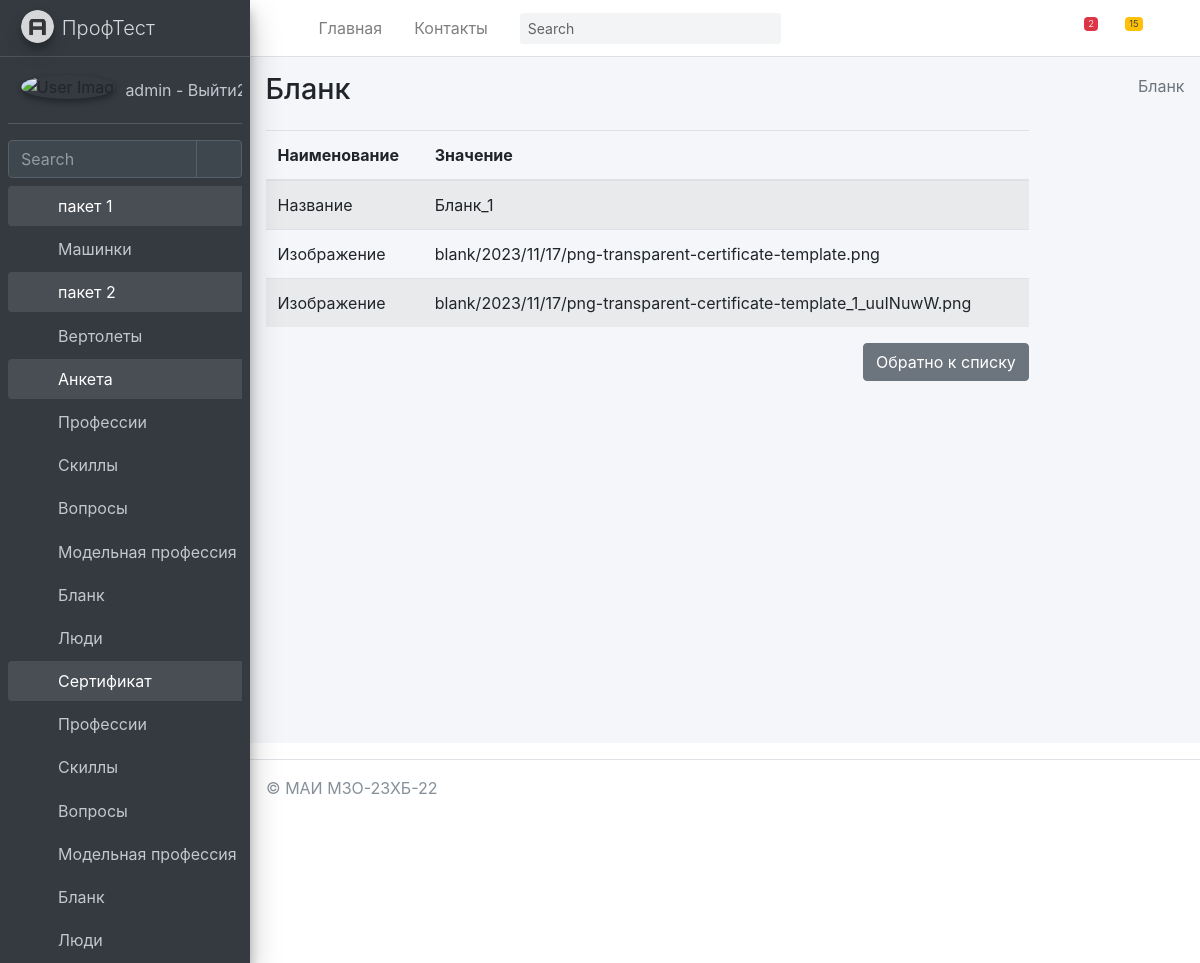
The app's page /anketa/blank/detail/13/ (signed in) with its own data.
### mysite/anketa/models.py (models this page shows, shortened)
class Blank(models.Model):
    title = models.TextField(max_length=50, verbose_name="Название")
    image_full = models.ImageField(upload_to='blank/%Y/%m/%d', blank=True, verbose_name="Изображение")
    image_one = models.ImageField(upload_to='blank/%Y/%m/%d', blank=True, verbose_name="Изображение")
    class Meta:
        ordering = ["-title"]
        verbose_name = "Бланк"
        verbose_name_plural = "Бланки"
    def get_fields(self):
        return [(field.name, field.value_to_string(self))
                for field in Blank._meta.fields]

### mysite/anketa/views.py (the view)
# urls.py: path('blank/detail/<int:pk>/', BlankDetail.as_view(), name='BlankDetail'),
@method_decorator(login_required(login_url='/login/'), name='dispatch')
class BlankDetail(DetailView):
	model = Blank
	context_object_name = 'blank_one'
	success_url = '/anketa/blank/'
	def get_context_data(self, *, object_list=None, **kwargs):
		context = super(BlankDetail,self).get_context_data(**kwargs)
		context['sometry'] = self.model._meta.verbose_name
		context['slovar'] = {'title'}
		context['secslovar'] = {'image_full','image_one'}
		context['hidenslovar'] = {'id'}
		context['dopslovar'] = {'updated_at','erem','edesc','created_at'}
		context['model'] = self.model
		return context

### mysite/anketa/templatetags/anketa_tags.py (called while the page is built)
@register.filter(name='nonefortext')
def nonefortext(fieldvalue):
    return fieldvalue if fieldvalue and fieldvalue != "NULL" and fieldvalue != "None" and fieldvalue != ""  else "Не указано"

@register.simple_tag
def field_name(value, field):
    if hasattr(value, 'model'):
        value = value.model
    return value._meta.get_field(field).verbose_name

@register.simple_tag
def my_comeback():
    return "Обратно к списку"

### mysite/anketa/templates/anketa/blank_detail.html
{% extends 'anketa/base.html' %}
{% load anketa_tags %}
{% block content %}
    <div class="content-wrapper">
    {% block sidebar %}
        {% include 'anketa/includes/_breadcrumb.html' %}
    {% endblock %}
        <section class="content">
            <div class="col-md-10">
                <table class="table table-striped">
                    <thead>
                    <tr>
                        <th scope="col">Наименование</th>
                        <th scope="col">Значение</th>
                    </tr>
                    </thead>
                    <tbody>
                    {% for name, value in blank_one.get_fields %}
                        {% if name in slovar %}
                            <tr>
                                <td>
                                    {% field_name blank_one name %}
                                </td>
                                <td>
                                    {{ value |  nonefortext }}
                                </td>
                            </tr>
                        {% endif %}
                     {% if name in secslovar %}
                            <tr>
                                <td>
                                    {% field_name blank_one name %}
                                </td>
                                <td>
                                    {{ value |  nonefortext }}
                                </td>
                            </tr>
                        {% endif %}
                    {% endfor %}
                    </tbody>
                </table>
            <a href="{% url 'anketa:blank' %}" class="btn btn-secondary float-right">
                {% my_comeback %}</a>
            </div>
        </section>
    </div>
{% endblock content %}

### mysite/templates/includes/full_sidebar.html
<aside class="main-sidebar sidebar-dark-primary elevation-4">
    <a href="/" class="brand-link">
        <img src="{{ ASSETS_ROOT }}/img/AdminLTELogo.png" alt="AdminLTE Logo" class="brand-image img-circle elevation-3"
             style="opacity: .8">
        <span class="brand-text font-weight-light">ПрофТест</span>
    </a>
    <div class="sidebar">
        <div class="user-panel mt-3 pb-3 mb-3 d-flex">
            <div class="image">
                <img src="{{ ASSETS_ROOT }}/img/user2-160x160.jpg" class="img-circle elevation-2" alt="User Image">
            </div>
            <div class="info">
                <a href="{% url 'logout' %}" class="d-block">
                    {{ request.user.username }} - Выйти2
                </a>
            </div>
        </div>
        <div class="form-inline">
            <div class="input-group" data-widget="sidebar-search">
                <input class="form-control form-control-sidebar" type="search" placeholder="Search" aria-label="Search">
                <div class="input-group-append">
                    <button class="btn btn-sidebar">
                        <i class="fas fa-search fa-fw"></i>
                    </button>
                </div>
            </div>
        </div>
        <nav class="mt-2">
            <ul class="nav nav-pills nav-sidebar flex-column" data-widget="treeview" role="menu" data-accordion="false">
                {% for item1 in SIDEBAR %}
                    <li class="nav-item {% if 'children' in item1 %} has-treeview menu-is-opening menu-open {% endif %}">
                    <a href="{% if 'children' in item1 %}#{% else %}{{ item1.url }}{% endif %}" class="nav-link">
                        <i class="nav-icon fas fa-circle {{ item1.color }}"></i>
                        <p>
                            {{ item1.name }}
                            {% if 'children' in item1 %}<i class="right fas fa-angle-left"></i>{% endif %}
                        </p>
                    </a>
                    <ul class="nav nav-treeview">
                    {% if 'children' in item1 %}
                        {% for item2 in item1.children %}
                            <li class="nav-item">
                                <a href="{{ item2.url }}" class="nav-link">
                                    <i class="far fa-circle nav-icon"></i>
                                    <p>{{ item2.name }}</p>
                                </a>
                            </li>
                        {% endfor %}
                    {% endif %}
                    </ul>
                    </li>
                {% endfor %}
            </ul>
        </nav>
    </div>
</aside>

### records on screen
Blank: title "Бланк_1", field_name "Изображение", image_full "blank/2023/11/17/png-transparent-certificate-template.png", image_one "blank/2023/11/17/png-transparent-certificate-template_1_uuINuwW.png"

### other values on screen
{{ request.user.username }} "admin"
{{ item1.name }} "пакет 1" "пакет 2" "Анкета" "Сертификат"
{{ item2.name }} "Машинки" "Вертолеты" "Профессии" "Скиллы" "Вопросы" "Модельная профессия" "Бланк" "Люди" "Профессии" "Скиллы" "Вопросы" "Модельная профессия" "Бланк" "Люди"
{{ sometry }} "Бланк"
